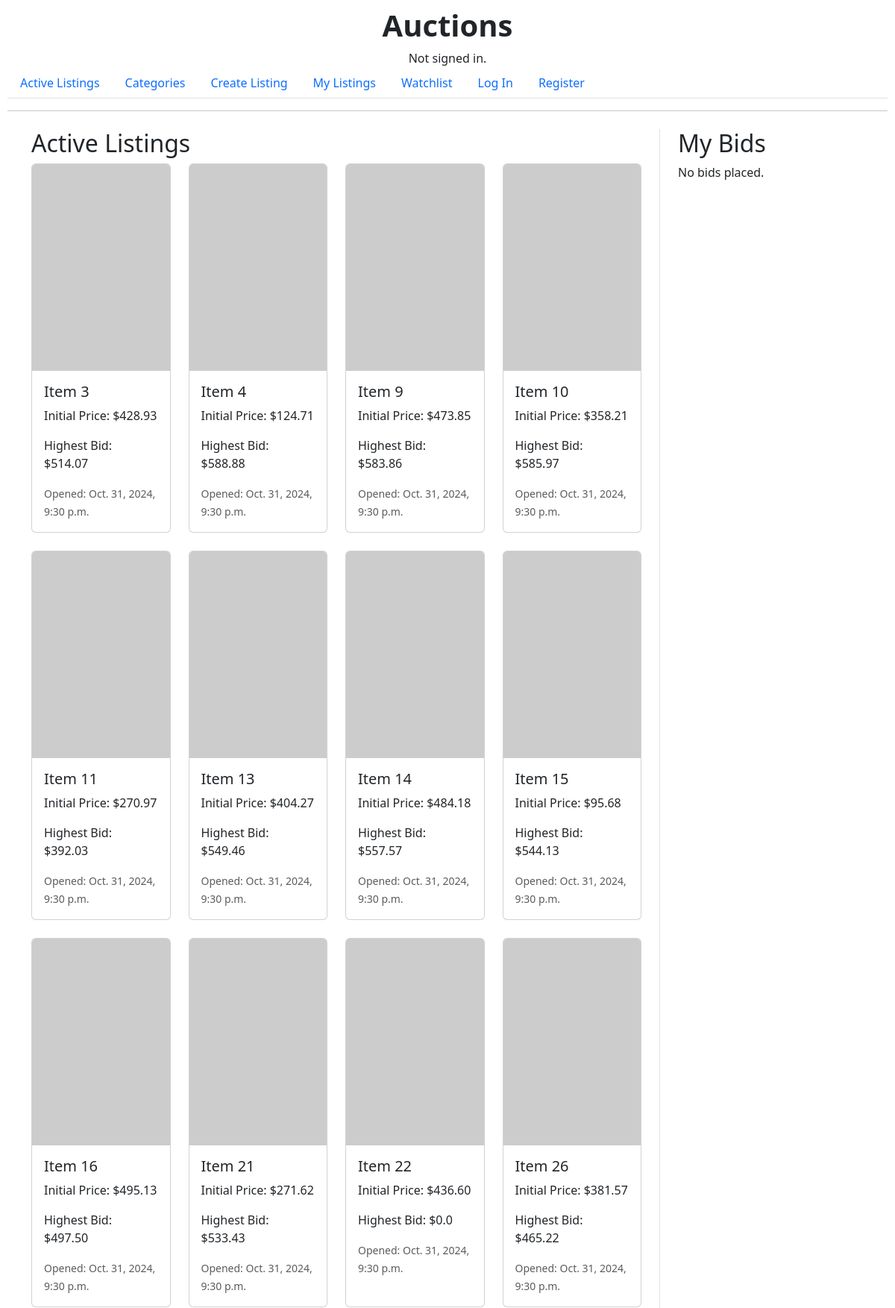
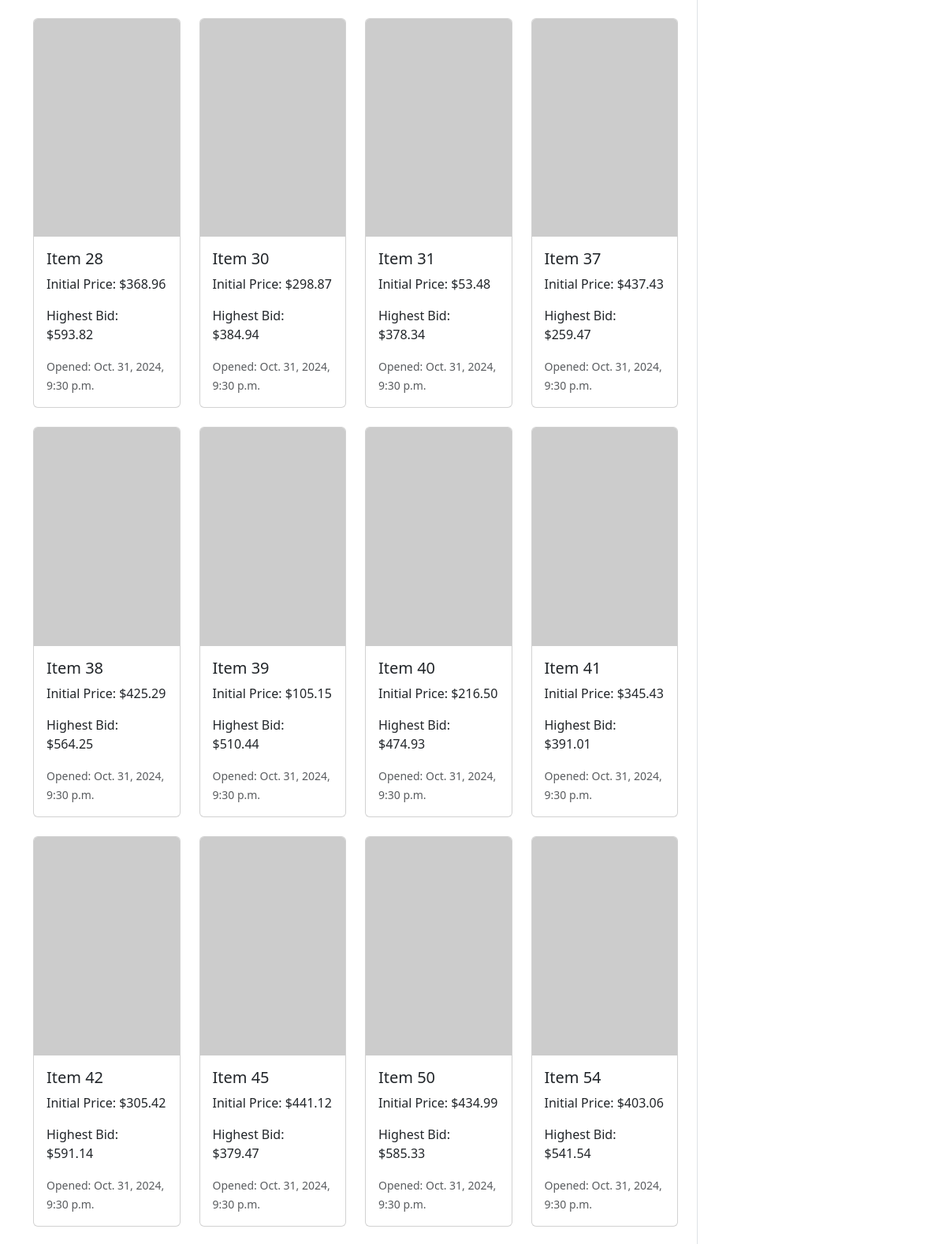
The page / (upper part) on the database its author committed (2 pictures, top to bottom).
### auctions/models.py (models this page shows, shortened)
class Listings(models.Model):
    class Meta:
        verbose_name = 'Listings'
        verbose_name_plural = 'Listings'
    user = models.ForeignKey(User, on_delete=models.CASCADE, default = get_default_user, related_name="listers")
    title = models.CharField(max_length=150)
    description = models.TextField()
    img_url = models.URLField(null=True, blank=True)
    category = models.CharField(max_length=50, blank=True, null=True)
    initial_bid = models.DecimalField(max_digits=10, decimal_places=2)
    closed = models.BooleanField(default = False)
    timestamp = models.DateTimeField(auto_now_add=True)

### auctions/views.py (the view)
# urls.py: path("", views.index, name="index"),
def index(request):
    active = Listings.objects.filter(closed=False).annotate(highest_bid=Max("bids__price"))
    if request.user.is_authenticated:
        my_bids = Bids.objects.filter(user__id=int(request.user.id)).select_related("listing")
    else:
        my_bids = None
    return render(request, "auctions/index.html", {"active": active,
                                                    "my_bids": my_bids})

### auctions/templatetags/my_filters.py (called while the page is built)
def currency(dollars):
    if dollars is None:
        return 0.00
    else:
        dollars = round(float(dollars), 2)
        return "%s%s" % (intcomma(int(dollars)), ("%0.2f" % dollars)[-3:])

### auctions/templates/auctions/index.html
{% extends "auctions/layout.html" %}
{% load my_filters %}
{% block body %}
<div class="container my-4">
    <div class="row">
        <div class="col-md-9 border-end pe-4">
            <h2>Active Listings</h2>
            <div class="row row-cols-1 row-cols-md-4 g-4">
                {% if active %}
                    {% for listing in active %}
                    <div class="col">
                        <a href="{% url 'listing_page' listing.id %}" class="text-decoration-none">
                            <div class="card h-100">
                                <img src="{{ listing.img_url }}" class="card-img-top" alt="{{ listing.title }}">
                                <div class="card-body">
                                    <h5 class="card-title">{{ listing.title }}</h5>
                                    <p class="card-text">Initial Price: ${{ listing.initial_bid | currency }}</p>
                                    <p class="card-text">Highest Bid: ${{ listing.highest_bid | currency }}</p>
                                    <p class="card-text"><small class="text-muted">Opened: {{ listing.timestamp }}</small></p>
                                </div>
                            </div>
                        </a>
                    </div>
                    {% endfor %}
                {% else %}
                    <p>No active listings available.</p>
                {% endif %}
            </div>
        </div>
        <div class="col-md-3 ps-4">
            <h2>My Bids</h2>
            {% if my_bids %}
                {% for bid in my_bids %}
                <a href="{% url 'listing_page' bid.listing.id %}" class="text-decoration-none">
                    <div class="card mb-3">
                        <img src="{{ bid.listing.img_url }}" class="card-img-top" alt="{{ bid.listing.title }}">
                        <div class="card-body">
                            <h5 class="card-title">{{ bid.listing.title }}</h5>
                            <p class="card-text">Initial Price: ${{ bid.listing.initial_bid | currency }}</p>
                            <p class="card-text">My Bid: ${{ bid.price | currency }}</p>
                            <p class="card-text"><small class="text-muted">Opened: {{ bid.listing.timestamp }}</small></p>
                        </div>
                    </div>
                </a>
                {% endfor %}
            {% else %}
                <p>No bids placed.</p>
            {% endif %}
        </div>
    </div>
</div>
{% endblock %}

### auctions/static/auctions/styles.css (style rules this page uses)
body { padding: 10px; }

### rows shown on the page
Listings: title "Item 3", initial_bid "428.93", highest_bid "514.07", timestamp "Oct. 31, 2024, 9:30 p.m."
Listings: title "Item 4", initial_bid "124.71", highest_bid "588.88", timestamp "Oct. 31, 2024, 9:30 p.m."
Listings: title "Item 9", initial_bid "473.85", highest_bid "583.86", timestamp "Oct. 31, 2024, 9:30 p.m."
Listings: title "Item 10", initial_bid "358.21", highest_bid "585.97", timestamp "Oct. 31, 2024, 9:30 p.m."
Listings: title "Item 11", initial_bid "270.97", highest_bid "392.03", timestamp "Oct. 31, 2024, 9:30 p.m."
Listings: title "Item 13", initial_bid "404.27", highest_bid "549.46", timestamp "Oct. 31, 2024, 9:30 p.m."
Listings: title "Item 14", initial_bid "484.18", highest_bid "557.57", timestamp "Oct. 31, 2024, 9:30 p.m."
Listings: title "Item 15", initial_bid "95.68", highest_bid "544.13", timestamp "Oct. 31, 2024, 9:30 p.m."
Listings: title "Item 16", initial_bid "495.13", highest_bid "497.50", timestamp "Oct. 31, 2024, 9:30 p.m."
Listings: title "Item 21", initial_bid "271.62", highest_bid "533.43", timestamp "Oct. 31, 2024, 9:30 p.m."
Listings: title "Item 22", initial_bid "436.60", highest_bid "0.0", timestamp "Oct. 31, 2024, 9:30 p.m."
Listings: title "Item 26", initial_bid "381.57", highest_bid "465.22", timestamp "Oct. 31, 2024, 9:30 p.m."
Listings: title "Item 28", initial_bid "368.96", highest_bid "593.82", timestamp "Oct. 31, 2024, 9:30 p.m."
Listings: title "Item 30", initial_bid "298.87", highest_bid "384.94", timestamp "Oct. 31, 2024, 9:30 p.m."
Listings: title "Item 31", initial_bid "53.48", highest_bid "378.34", timestamp "Oct. 31, 2024, 9:30 p.m."
Listings: title "Item 37", initial_bid "437.43", highest_bid "259.47", timestamp "Oct. 31, 2024, 9:30 p.m."
Listings: title "Item 38", initial_bid "425.29", highest_bid "564.25", timestamp "Oct. 31, 2024, 9:30 p.m."
Listings: title "Item 39", initial_bid "105.15", highest_bid "510.44", timestamp "Oct. 31, 2024, 9:30 p.m."
Listings: title "Item 40", initial_bid "216.50", highest_bid "474.93", timestamp "Oct. 31, 2024, 9:30 p.m."
Listings: title "Item 41", initial_bid "345.43", highest_bid "391.01", timestamp "Oct. 31, 2024, 9:30 p.m."
Listings: title "Item 42", initial_bid "305.42", highest_bid "591.14", timestamp "Oct. 31, 2024, 9:30 p.m."
Listings: title "Item 45", initial_bid "441.12", highest_bid "379.47", timestamp "Oct. 31, 2024, 9:30 p.m."
Listings: title "Item 50", initial_bid "434.99", highest_bid "585.33", timestamp "Oct. 31, 2024, 9:30 p.m."
Listings: title "Item 54", initial_bid "403.06", highest_bid "541.54", timestamp "Oct. 31, 2024, 9:30 p.m."
